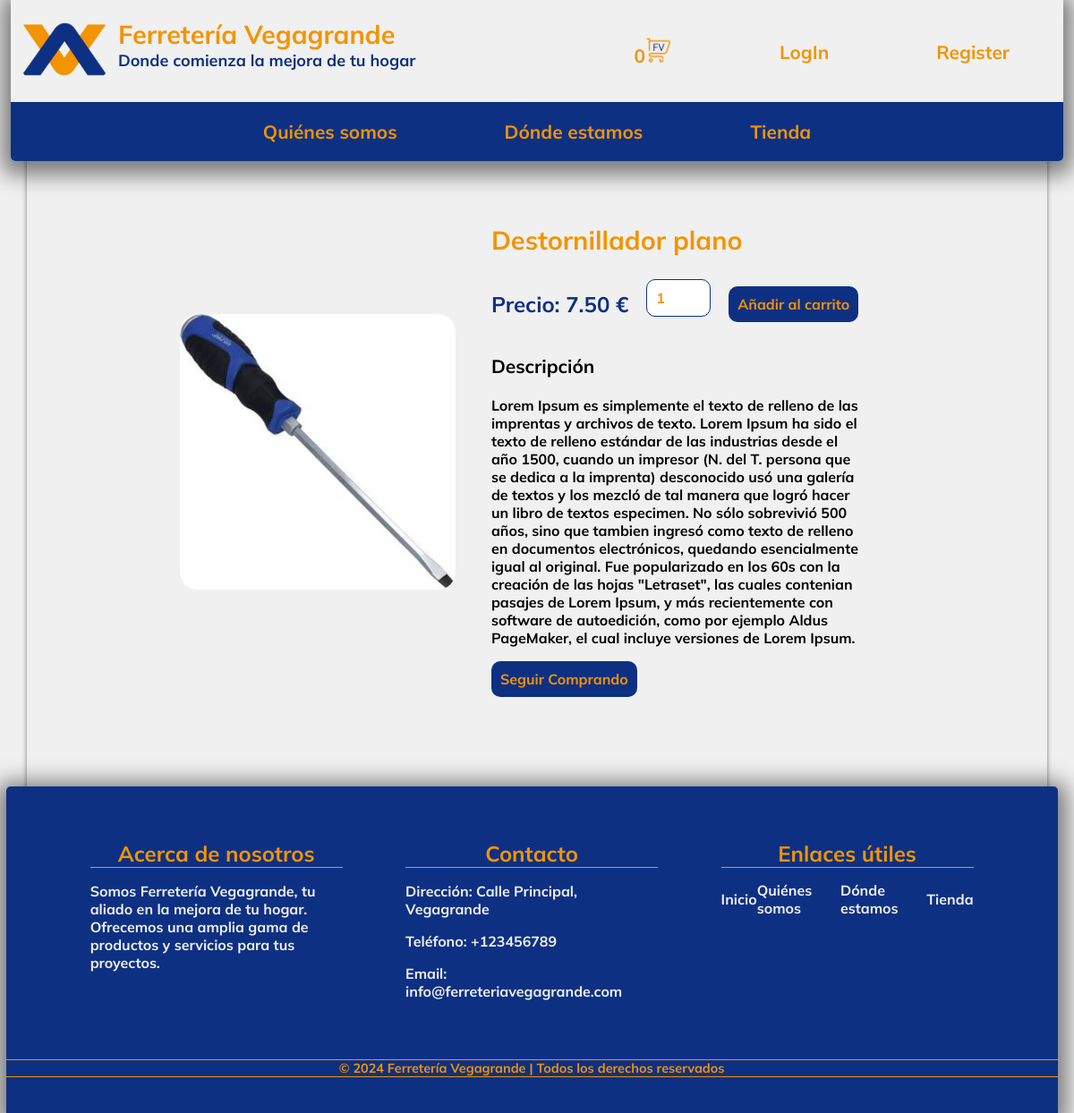
Page /templates/product.php?product_id=2 on the committed database.
### tables this page shows
CREATE TABLE `productos` (
  `id` int(11) NOT NULL,
  `name` varchar(255) NOT NULL,
  `description` varchar(1500) DEFAULT NULL,
  `price` decimal(10,2) NOT NULL,
  `img` varchar(225) NOT NULL
);

### templates/product.php (the view, shortened to what this page needs)
<?php
include("../api/header.php");
$conn = connectDB();
if($conn){
    if(isset($_GET['product_id']) && !empty($_GET['product_id'])) {
        $product_id = $_GET['product_id'];
        $query = "SELECT * FROM productos WHERE id = :product_id";
        $statement = $conn->prepare($query);
        $statement->bindParam(':product_id', $product_id);
        $statement->execute();
        $producto = $statement->fetch(PDO::FETCH_ASSOC);
    } else {
        header("Location: ../index.html");
        exit();
    }
} else {
    echo "Error al conectar a la base de datos";
    exit();
}
?>
<!DOCTYPE html>
<html lang="en">
<head>
    <link rel="stylesheet" href="../styles/product.css">
</head>
<body>
<div class="page">
    <div class="item-container">
        <?php if(isset($producto) && !empty($producto)): ?>
            <div class="img-container">
            <img src="../assets/img/productos/<?= $producto['img'] ?>" alt="<?= $producto['name'] ?>">
            </div>
            <div class="item-data-container">
                <h1 class="item-title"><?= $producto['name'] ?></h1>
                <div class="item-buy-container">
                    <h2>Precio: <?= $producto['price']?> €</h2>
                    <input type="number" class="quantity-input" value="1" min="1">
                    <button class="add-to-cart-btn-product" data-product-id="<?php echo $producto['id']; ?>">Añadir al carrito</button>
                </div>
                <div class="item-descriptin-container">
                    <h3 class="h3">Descripción</h3>
                    <p class="parragraf"><?= $producto['description'] ?></p>
                </div>
                <a href="shop.php"><button>Seguir Comprando</button></a>
            </div>
        <?php else: ?>
            <p>No se encontró el producto</p>
        <?php endif; ?>
    </div>
<?php
include("../api/footer.php");
?>
</div>
</body>
</html>

### styles/product.css (style rules this page uses)
.item-container { margin: 80px auto; display: flex; flex-direction: row; width: 70%; }
.img-container { display: flex; width: 400px; align-items: center; justify-content: center }
.img-container img { width:100% ; }
.item-data-container { width: 60%; margin-inline: 40px ; }
.item-buy-container { width: 70%; display: flex; flex-direction: row; justify-content: space-between; align-items: center; }
.item-buy-container button { white-space: nowrap; }
.item-buy-container h2 { white-space: nowrap; }
.item-descriptin-container { width: 100%; }
.item-buy-container input { width: 50px; }
.item-buy-container h2 { color: #0e3083; }

### styles/style.css (style rules this page uses)
body { font-family: Mulish; background-color: #f0f0f0; width: 98%; margin: 0 auto; padding-top: 150px; }
.page { width: 97%; box-shadow: 0 2px 5px rgba(0, 0, 0, 0.5); border-top: 1px solid transparent; margin: 0 auto; }
h1 { color: #f29400; font-size: 2em; }
h2 { color: #f29400; font-size: 1.7em; }
h3 { font-size: 1.5em; }
.parragraf { color: #1c1c1c; font-size: 1.3em; }
img { width: 100px; border-radius: 20px; }
a { color: #f29400; text-decoration: none; transition: 0.3s ease-in-out; }
button { font-family: Mulish; font-size: 1.3em; padding: 10px; border-radius: 10px; border: none; background-color: #0e3083; color: #f29400; cursor: pointer; transition: 0.3s ease-in-out; }
input { font-family: Mulish; color: #f29400; font-size: 1em; border-radius: 10px; margin: 20px; margin-top: 5px; padding: 10px; border: 1px solid #0e3083; border-radius: 10px; }
input::placeholder { color: #f29400; }
@media screen and (width < 1441px) { h1 { color: #f29400; font-size: 1.8em; } }
@media screen and (width < 1441px) { h2 { font-size: 1.5em; } }
@media screen and (width < 1441px) { h3 { font-size: 1.3em; } }
@media screen and (width < 1441px) { .parragraf { color: #1c1c1c; font-size: 1em; } }
@media screen and (width < 1441px) { button { font-size: 1em; } }

### rows in the picture
productos: img (picture), name "Destornillador plano", price "7.50", description "Lorem Ipsum es simplemente el texto de relleno de las imprentas y archivos de texto. Lorem Ipsum ha sido el texto de relleno estándar de las industrias desde el año 1500, cuando un impresor (N. del T. persona que se dedica a la imprenta) desconocido usó una galería de textos y los mezcló de tal manera que logró hacer un libro de textos especimen. No sólo sobrevivió 500 años, sino que tambien ingresó como texto de relleno en documentos electrónicos, quedando esencialmente igual al original. Fue popularizado en los 60s con la creación de las hojas \"Letraset\", las cuales contenian pasajes de Lorem Ipsum, y más recientemente con software de autoedición, como por ejemplo Aldus PageMaker, el cual…"

### other values in the picture
$total_productos "0"
